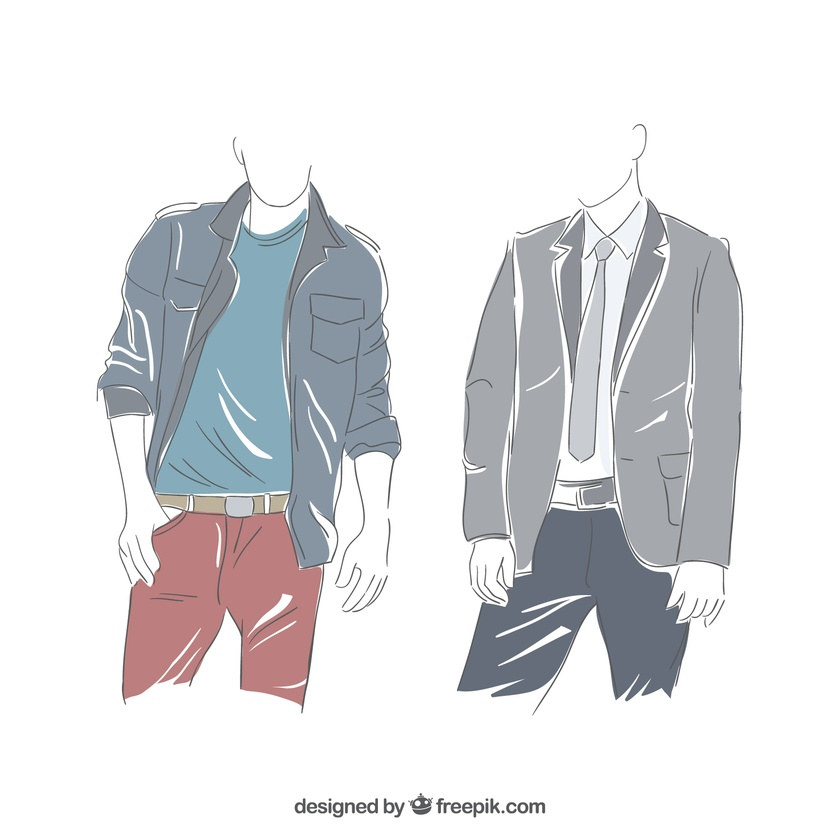
#> input picture img/klambi.jpg, 840 x 840 px, shrunk from 1667 x 1667 before the run
$ python -i morphology.py   (imports and definitions only)
#> lines starting #> are read from the running program, lines starting #| are printed output that depends on the picture
import numpy as np
import cv2
from PIL import Image

# [78 lines left out: functions pros_morphology, region_filling, not called in this run]

def skeletonization(image):
    """Skeletonization menggunakan iterasi dilasi dan erosi"""
    skeleton = np.zeros_like(image)
    eroded = np.copy(image)
    temp = np.zeros_like(image)

    while True:
        eroded = cv2.erode(eroded, cv2.getStructuringElement(cv2.MORPH_CROSS, (3, 3)))
        temp = cv2.dilate(eroded, cv2.getStructuringElement(cv2.MORPH_CROSS, (3, 3)))
        temp = cv2.subtract(image, temp)
        skeleton = cv2.bitwise_or(skeleton, temp)
        image = eroded.copy()

        if cv2.countNonZero(image) == 0:
            break

    return skeleton

>>> import cv2
>>> picture = cv2.imread('img/klambi.jpg')
#> picture is the input picture: shape (840, 840, 3); mean B, G, R 226.3, 224.1, 223.8
#> the loop in skeletonization, `while True:` made 1 pass
#> pass 1, in skeletonization, `eroded = cv2.erode(eroded, cv2.getStructuringElement(cv2.MORPH_CROSS, ..`:
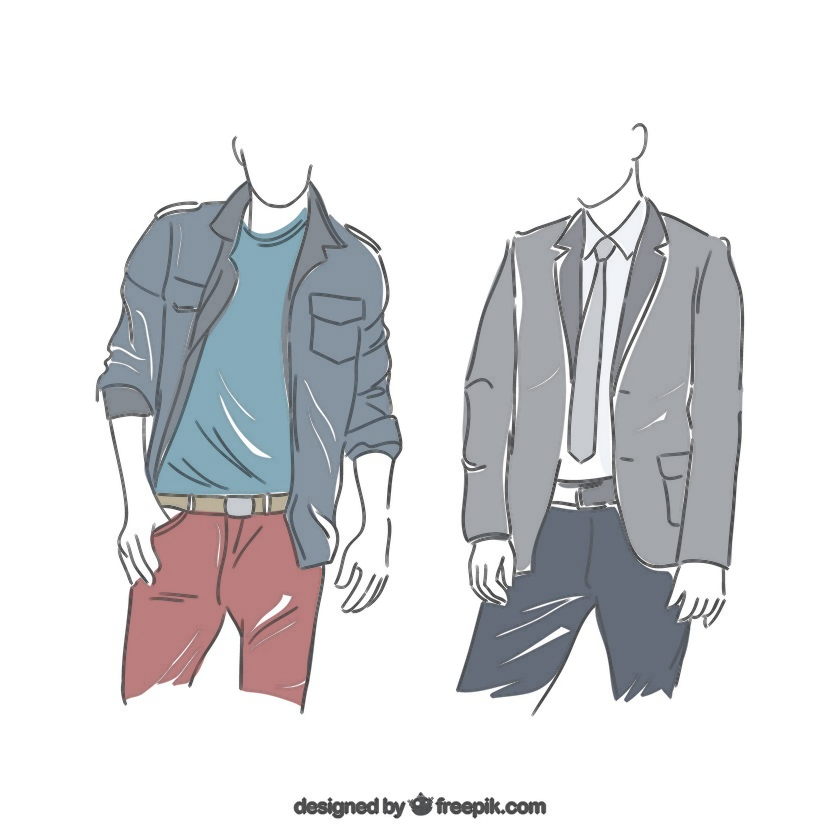
#> eroded: shape (840, 840, 3); mean B, G, R 221.7, 219.6, 219.3
#> pass 1, in skeletonization, `temp = cv2.subtract(image, temp)`:
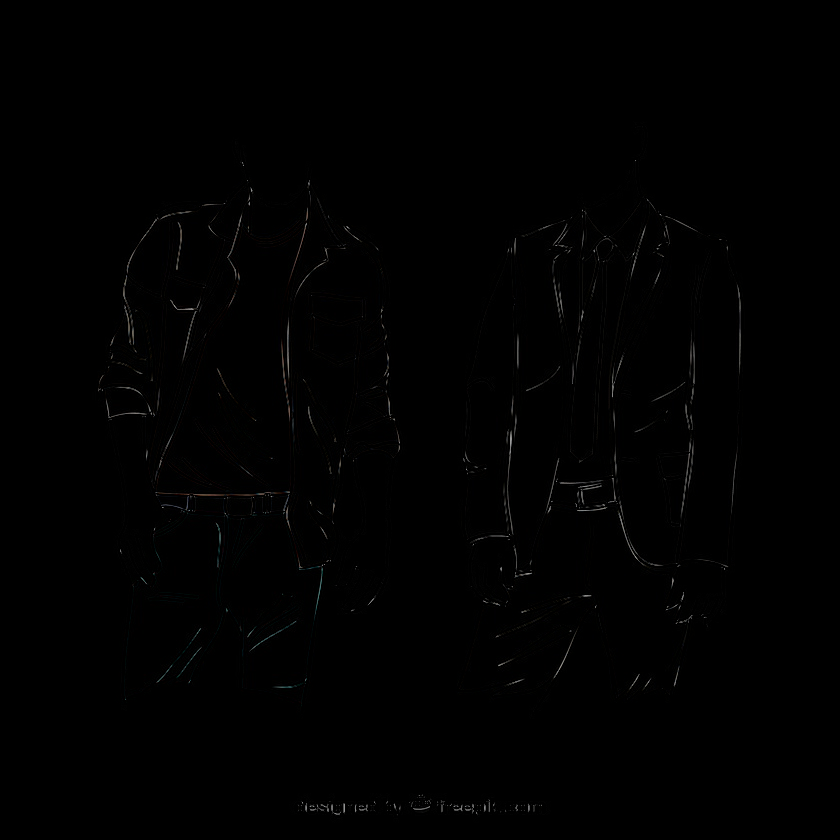
#> temp: shape (840, 840, 3); mean B, G, R 0.8, 0.8, 0.8
#> (the run stopped early here; a loop or call above may not have finished)
